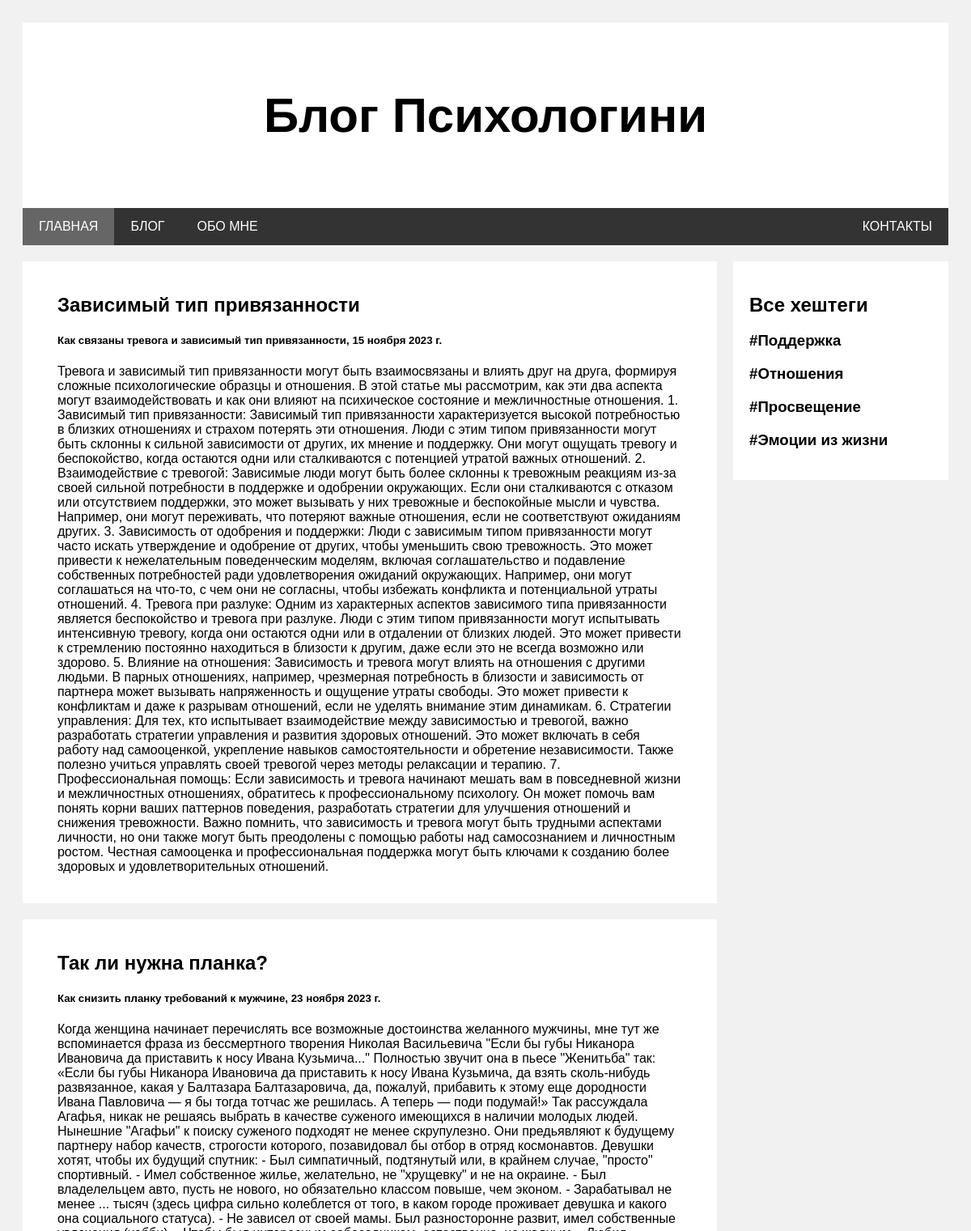
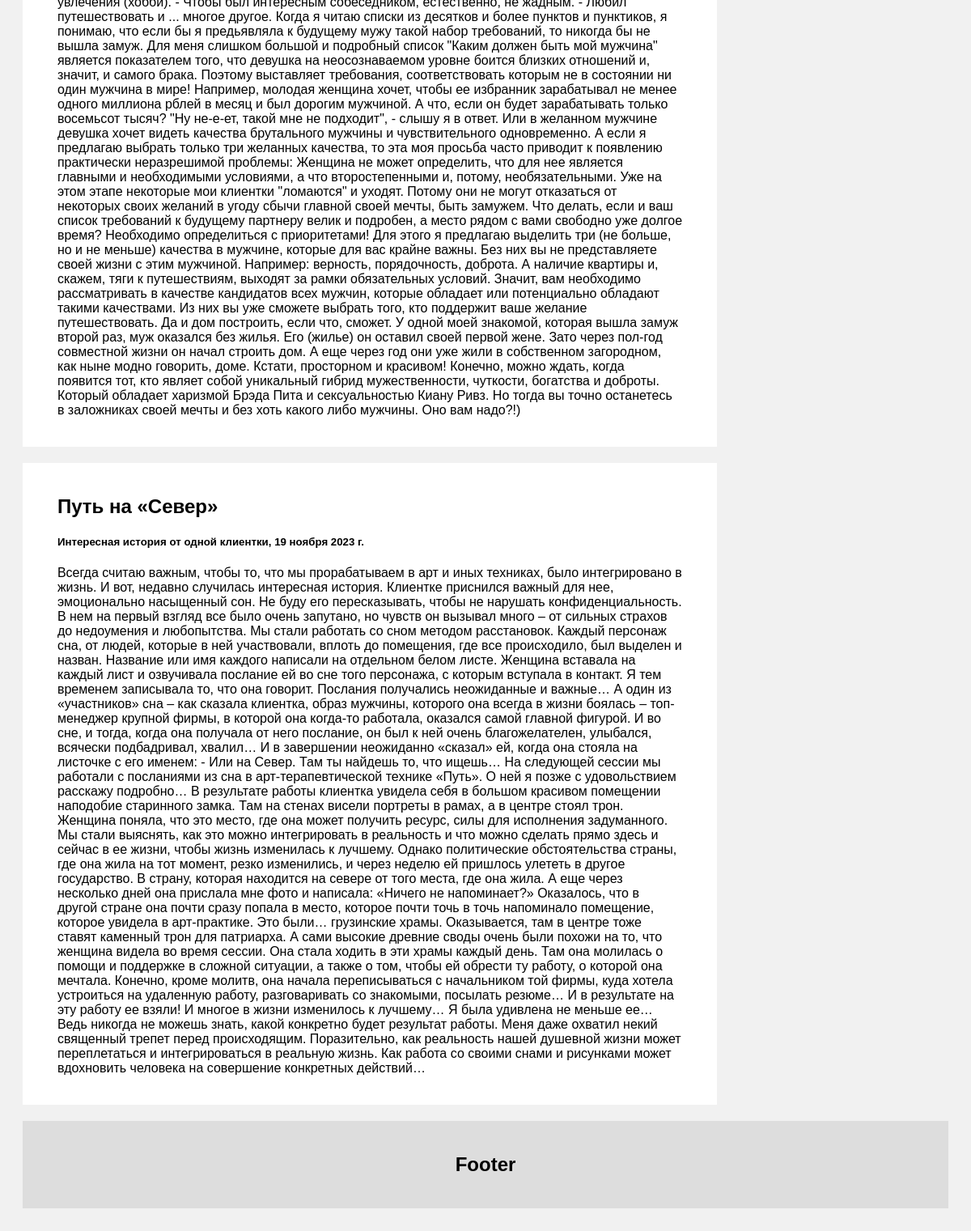
The page / on the database its author committed (2 pictures, top to bottom).
### blog/models.py (models this page shows, shortened)
class Post(models.Model):
    title = models.CharField(max_length=30, verbose_name="Название")
    description = models.CharField(max_length=50, verbose_name="Описание")
    date = models.DateField(verbose_name="Дата")
    content = models.TextField(verbose_name="Контент")
    hashtag = models.ManyToManyField(Hashtag, verbose_name="Хештег", blank=True)
    image = models.FileField(
        upload_to="jpeg", verbose_name="Изображение", blank=True, null=True
    )
    slug = models.SlugField(null=False, db_index=True)
    def get_url(self):
        return reverse("post_details", args=[self.slug])

class Hashtag(models.Model):
    title = models.CharField(max_length=20, verbose_name="Хештег")
    slug = models.SlugField(null=False, db_index=True)
    def get_url(self):
        return reverse("hashtag_details", args=[self.slug])

### blog/views.py (the view)
# urls.py: path("", views.main_page, name="main_page"),
def main_page(request):
    posts = list(Post.objects.order_by("-date"))
    context = {"posts": sample(posts, 3)}
    return render(request, "blog/main_page.html", context)

### context_processors/get_hashtags.py (called while the page is built)
def get_hashtags(request):
    return {"hashtags": Hashtag.objects.all()}

### blog/templates/blog/main_page.html
{% extends 'base.html' %}
{% block content %}
    <div class="leftcolumn">
        {% for sign_post in posts %}
            <div class="card">
                <a href="{{ sign_post.get_url }}"><h2>{{ sign_post.title }}</h2></a>
                <h5>{{ sign_post.description }}, {{ sign_post.date }}</h5>
                <p>{{ sign_post.content }}</p>
            </div>
        {% endfor %}
    </div>
{% endblock %}

### templates/includes/right_column.html
<div class="rightcolumn">
    <div class="card">
        <h2>Все хештеги</h2>
        <ul>
            {% for hashtag in hashtags%}
                <li><a href="{{ hashtag.get_url }}"><h3>#{{ hashtag.title }}</h3></a></li>
            {% endfor %}
        </ul>
    </div>
</div>

### static/css/base.css (style rules this page uses)
* { box-sizing: border-box; }
body { font-family: Arial; padding: 20px; background: #f1f1f1; }
.leftcolumn { float: left; width: 75%; }
.rightcolumn { float: left; width: 25%; padding-left: 20px; }
.card { background-color: white; padding: 20px; margin-top: 20px; }
.leftcolumn .card { padding: 20px 5% 20px 5%; }
a { color: black; text-decoration: none; }
li { list-style-type: none; }
ul { padding-left: 0; }

### rows shown on the page
Post: title "Зависимый тип привязанности", description "Как связаны тревога и зависимый тип привязанности", date "15 ноября 2023 г.", content "Тревога и зависимый тип привязанности могут быть взаимосвязаны и влиять друг на друга, формируя сложные психологические образцы и отношения. В этой статье мы рассмотрим, как эти два аспекта могут взаимодействовать и как они влияют на психическое состояние и межличностные отношения. 1. Зависимый тип привязанности: Зависимый тип привязанности характеризуется высокой потребностью в близких отношениях и страхом потерять эти отношения. Люди с этим типом привязанности могут быть склонны к сильной зависимости от других, их мнение и поддержку. Они могут ощущать тревогу и беспокойство, когда остаются одни или сталкиваются с потенцией утратой важных отношений. 2. Взаимодействие с тревогой: Зависимые…"
Post: title "Так ли нужна планка?", description "Как снизить планку требований к мужчине", date "23 ноября 2023 г.", content "Когда женщина начинает перечислять все возможные достоинства желанного мужчины, мне тут же вспоминается фраза из бессмертного творения Николая Васильевича \"Если бы губы Никанора Ивановича да приставить к носу Ивана Кузьмича...\" Полностью звучит она в пьесе \"Женитьба\" так: «Если бы губы Никанора Ивановича да приставить к носу Ивана Кузьмича, да взять сколь-нибудь развязанное, какая у Балтазара Балтазаровича, да, пожалуй, прибавить к этому еще дородности Ивана Павловича — я бы тогда тотчас же решилась. А теперь — поди подумай!» Так рассуждала Агафья, никак не решаясь выбрать в качестве суженого имеющихся в наличии молодых людей. Нынешние \"Агафьи\" к поиску суженого подходят не менее…"
Post: title "Путь на «Север»", description "Интересная история от одной клиентки", date "19 ноября 2023 г.", content "Всегда считаю важным, чтобы то, что мы прорабатываем в арт и иных техниках, было интегрировано в жизнь. И вот, недавно случилась интересная история. Клиентке приснился важный для нее, эмоционально насыщенный сон. Не буду его пересказывать, чтобы не нарушать конфиденциальность. В нем на первый взгляд все было очень запутано, но чувств он вызывал много – от сильных страхов до недоумения и любопытства. Мы стали работать со сном методом расстановок. Каждый персонаж сна, от людей, которые в ней участвовали, вплоть до помещения, где все происходило, был выделен и назван. Название или имя каждого написали на отдельном белом листе. Женщина вставала на каждый лист и озвучивала послание ей во сне…"
Hashtag: title "Поддержка"
Hashtag: title "Отношения"
Hashtag: title "Просвещение"
Hashtag: title "Эмоции из жизни"
